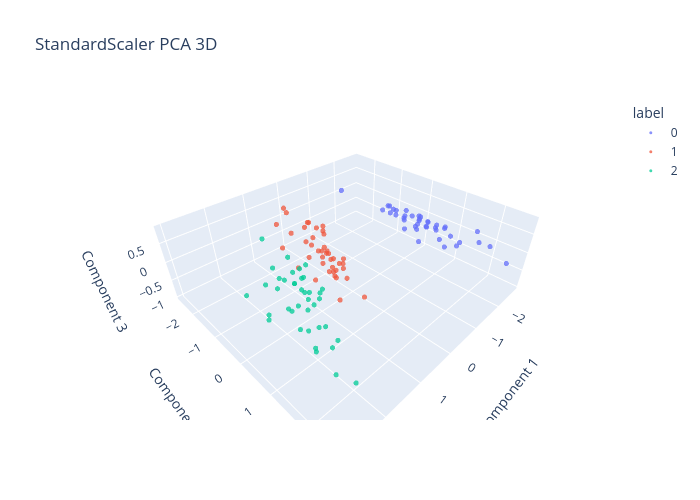
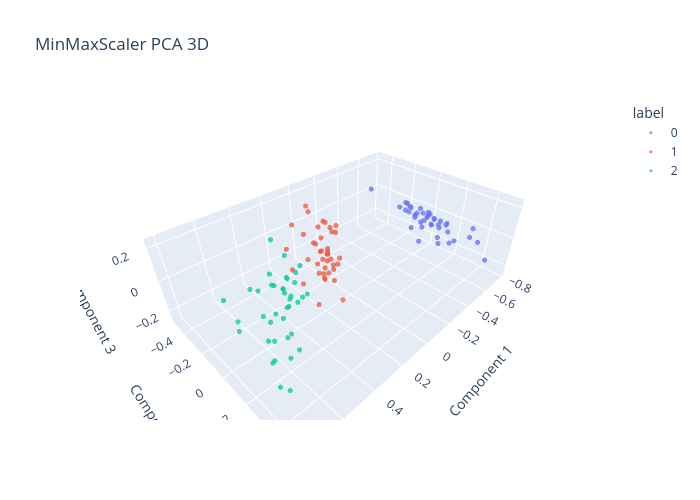
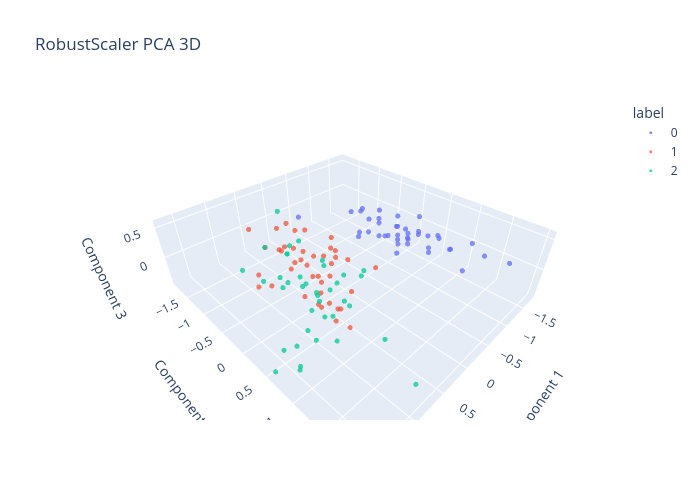
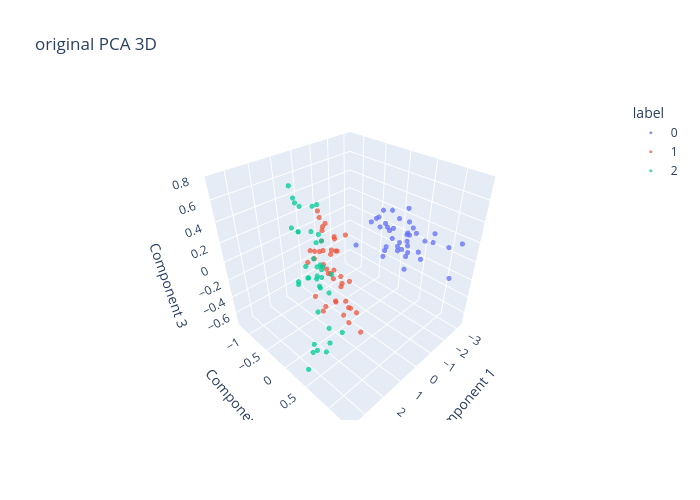

Notebook source saved alongside these figures, in order:
### Code cell
import nbformat
for name, evaluator in evaluators.items():
    PCA_model_3d = PCA(n_components=3)
    X_train_3d = PCA_model_3d.fit_transform(evaluator.X_train)
    X_test_3d = PCA_model_3d.transform(evaluator.X_test)
    reductions[name]['PCA_3d'] = (X_train_3d, X_test_3d)
    names.append(f'PCA_3d_{name}')
    
    plot_3d_interactive(X_train_3d, evaluator.y_train, title=f"{name} PCA 3D")
